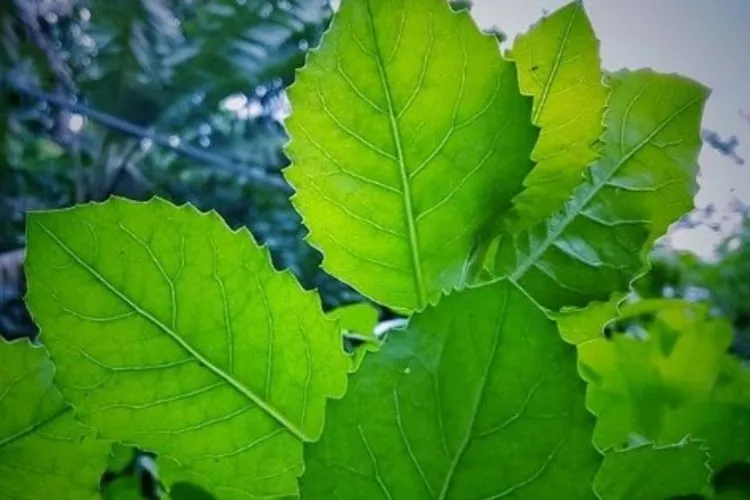
#> input picture LKP-1/daun.jpg, 750 x 500 px, given in place of melon.jpg, which was not available
$ python main.py
#> lines starting #> are read from the running program, lines starting #| are printed output that depends on the picture; pictures that were not available may be replaced by others from this repository, and a replacement may not be noted
# =========================
# Praktikum 3 - Histogram
# =========================

import os
import cv2
import numpy as np
import matplotlib.pyplot as plt

# =========================
# Output folder
# =========================
OUTDIR = "output"
os.makedirs(OUTDIR, exist_ok=True)

# =========================
# 1) Baca citra grayscale
# =========================
img = cv2.imread("melon.jpg", 0)
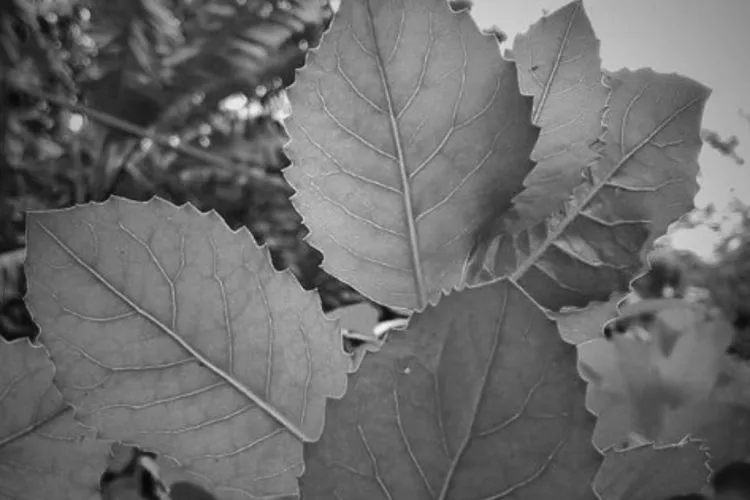
#> img: shape (500, 750); min 7, max 246, mean 107.8
if img is None:
    raise FileNotFoundError("File 'melon.jpg' tidak ditemukan.")

# ============================================
# 2) Contrast Stretching (sesuai modul)
# g(x,y) = (f(x,y)-fmin)/(fmax-fmin) * 255
# ============================================
def contrastStretching(image: np.ndarray) -> np.ndarray:
    fmin = int(np.min(image))
#> fmin = 7
    fmax = int(np.max(image))
#> fmax = 246
    if fmax == fmin:
        return image.copy()

    stretched = (image.astype(np.float32) - fmin) / (fmax - fmin) * 255.0
    stretched = np.clip(stretched, 0, 255).astype(np.uint8)
    return stretched

# ===============================================
# 3) Histogram Equalization Manual (Sesuai modul)
# - hist
# - normalized hist
# - CDF
# - mapping: s_k = CDF(r_k) * 255
# ===============================================
def histogramEqualization(image: np.ndarray):
    # Histogram kemunculan
    hist = np.zeros(256, dtype=np.int64)
    for p in image.ravel():
        hist[int(p)] += 1
#> this loop made 375000 passes
#> p on passes 1 to 3: 27, 27, 27
#> after the loop, hist = 256 values, max 4922 at index 99, min 0 at index 0, mean 1464.8

    # Normalized histogram
    total = image.size
#> total = 375000
    hist_norm = hist / total
#> hist_norm = 256 values, max 0.0131 at index 99, min 0 at index 0, mean 0.00391

    # CDF
    cdf = np.cumsum(hist_norm)
#> cdf = 256 values from 0 to 1

    # Mapping sesuai modul (tanpa cdf_min)
    mapping = np.round(cdf * 255.0)
#> mapping = 256 values from 0 to 255
    mapping = np.clip(mapping, 0, 255).astype(np.uint8)

    # Apply mapping
    equalized = mapping[image]
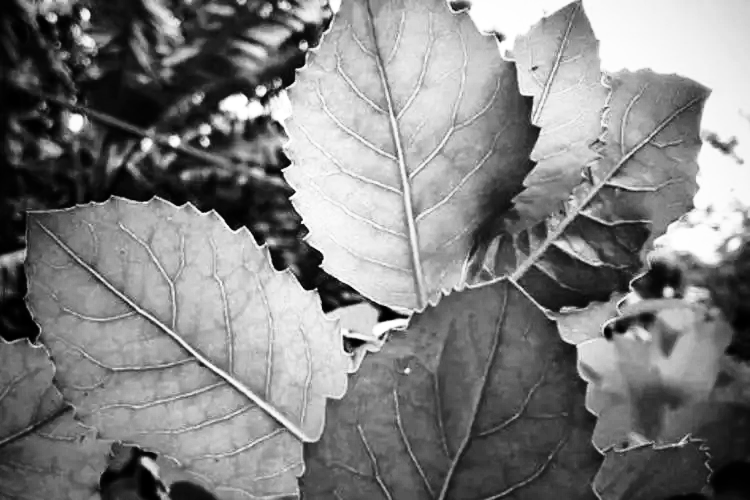
#> equalized: shape (500, 750); min 0, max 255, mean 128.5
    return hist, hist_norm, cdf, mapping, equalized

# =========================
# Proses
# =========================
stretched = contrastStretching(img)
hist, hist_norm, cdf, mapping, equalized = histogramEqualization(img)
#> cdf = 256 values from 0 to 1; mapping = 256 values from 0 to 255

# Histogram citra equalized (normalized)
hist_eq = np.zeros(256, dtype=np.int64)
for p in equalized.ravel():
    hist_eq[int(p)] += 1
#> this loop made 375000 passes
#> p on passes 1, 2, 5: 3, 3, 3
#> after the loop, hist_eq = 256 values, max 4922 at index 110, min 0 at index 23, mean 1464.8
hist_eq_norm = hist_eq / equalized.size
#> hist_eq_norm = 256 values, max 0.0131 at index 110, min 0 at index 23, mean 0.00391

# =========================
# Simpan citra output
# =========================
plt.imsave(os.path.join(OUTDIR, "01_original.png"), img, cmap="gray")
plt.imsave(os.path.join(OUTDIR, "02_contrast_stretching.png"), stretched, cmap="gray")
plt.imsave(os.path.join(OUTDIR, "03_histogram_equalization.png"), equalized, cmap="gray")

# =========================
# Helper simpan figure
# =========================
def save_fig(filename):
#> called with filename = '04_hist_original.png'
    plt.tight_layout()
    plt.savefig(os.path.join(OUTDIR, filename), dpi=200)
#> figure, not shown here; tallest bar 4922 high, from x = 99 to 100
    plt.close()

# ================================
# Simpan histogram satu-satu (PNG)
# ================================

# Histogram original (count)
plt.figure(figsize=(6,4))
plt.hist(img.ravel(), bins=256, range=(0,256))
plt.title("Histogram Original")
save_fig("04_hist_original.png")

# Histogram contrast stretching (count)
plt.figure(figsize=(6,4))
plt.hist(stretched.ravel(), bins=256, range=(0,256))
plt.title("Histogram Contrast Stretching")
save_fig("05_hist_contrast_stretching.png")
#> call 2 of save_fig, with filename = '05_hist_contrast_stretching.png'
#> in save_fig (call 2), `plt.savefig(os.path.join(OUTDIR, filename), dpi=200)`:
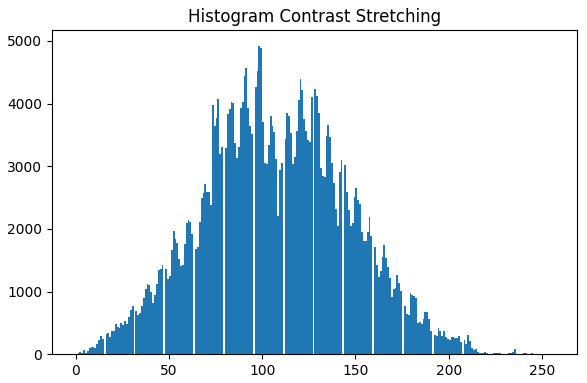
#> figure drawn by matplotlib, 1 panel; tallest bar 4922 high, from x = 98 to 99

# Normalized histogram (bar)
plt.figure(figsize=(6,4))
plt.bar(np.arange(256), hist_norm, width=0.9, align="edge", edgecolor="white", linewidth=0.2)
plt.title("Normalized Histogram")
plt.xlim(0,255)
save_fig("06_normalized_hist.png")
#> call 3 of save_fig, with filename = '06_normalized_hist.png'
#> in save_fig (call 3), `plt.savefig(os.path.join(OUTDIR, filename), dpi=200)`:
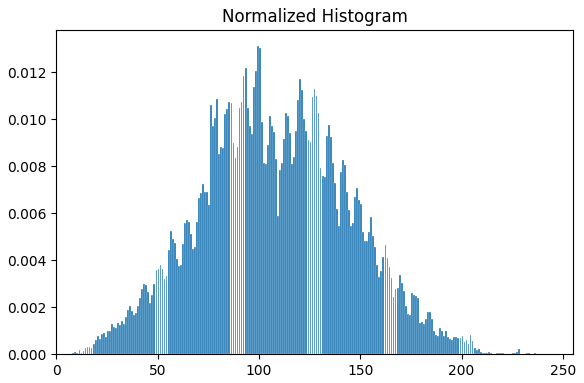
#> figure drawn by matplotlib, 1 panel; tallest bar 0.0131 high, from x = 99 to 99.9

# CDF (bar)
plt.figure(figsize=(6,4))
plt.bar(np.arange(256), cdf, width=0.9, align="edge", edgecolor="white", linewidth=0.2)
plt.title("Cumulative Histogram (CDF)")
plt.xlim(0,255)
plt.ylim(0,1.0)
save_fig("07_cumulative_hist.png")
#> call 4 of save_fig, with filename = '07_cumulative_hist.png'
#> in save_fig (call 4), `plt.savefig(os.path.join(OUTDIR, filename), dpi=200)`:
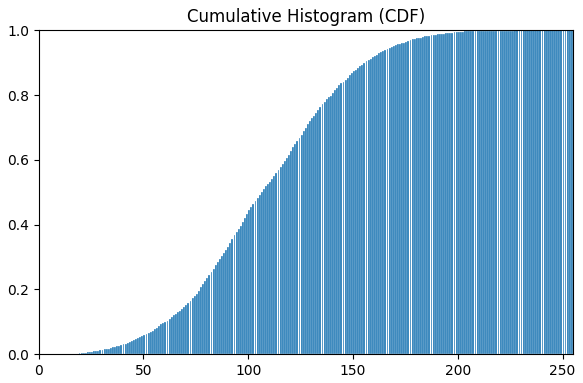
#> figure drawn by matplotlib, 1 panel

# Equalized histogram (normalized, bar)
plt.figure(figsize=(6,4))
plt.bar(np.arange(256), hist_eq_norm, width=0.9, align="edge", edgecolor="white", linewidth=0.2)
plt.title("Equalized Histogram (Normalized)")
plt.xlim(0,255)
save_fig("08_equalized_hist.png")
#> in save_fig (call 5), `plt.savefig(os.path.join(OUTDIR, filename), dpi=200)`:
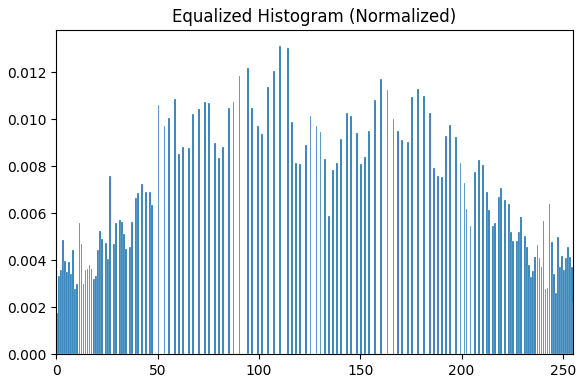
#> figure drawn by matplotlib, 1 panel; tallest bar 0.0131 high, from x = 110 to 110.9

# =========================
# Panel 2x2
# =========================
plt.figure(figsize=(10,8))

plt.subplot(2,2,1)
plt.hist(img.ravel(), bins=256, range=(0,256))
plt.title("Histogram")

plt.subplot(2,2,2)
plt.bar(np.arange(256), hist_norm, width=0.9, align="edge", edgecolor="white", linewidth=0.2)
plt.title("Normalized Histogram")
plt.xlim(0,255)

plt.subplot(2,2,3)
plt.bar(np.arange(256), cdf, width=0.9, align="edge", edgecolor="white", linewidth=0.2)
plt.title("Cumulative Histogram")
plt.xlim(0,255)
plt.ylim(0,1.0)

plt.subplot(2,2,4)
plt.bar(np.arange(256), hist_eq_norm, width=0.9, align="edge", edgecolor="white", linewidth=0.2)
plt.title("Equalized Histogram")
plt.xlim(0,255)

plt.tight_layout()
plt.savefig(os.path.join(OUTDIR, "09_panel_histograms_2x2.png"), dpi=200)
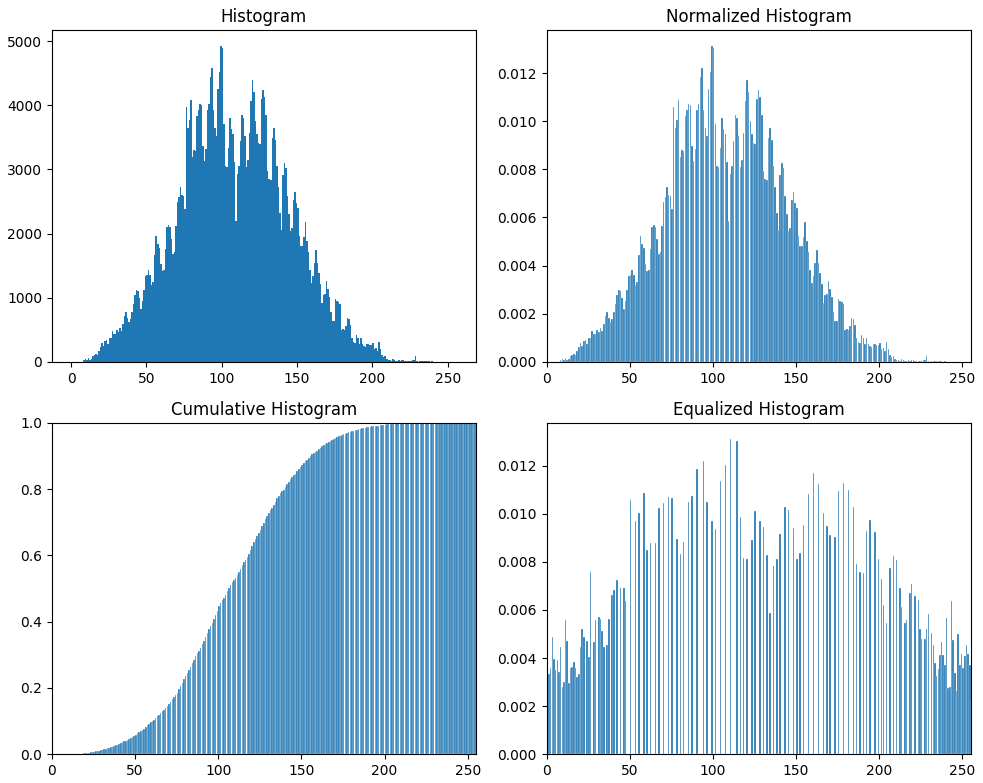
#> figure drawn by matplotlib, 4 panels; panel 1: tallest bar 4922 high, from x = 99 to 100; panel 2: tallest bar 0.0131 high, from x = 99 to 99.9; panel 4: tallest bar 0.0131 high, from x = 110 to 110.9
plt.show()

# =========================
# Tampilkan hasil citra
# =========================
cv2.imshow("Original", img)
cv2.imshow("Contrast Stretching", stretched)
cv2.imshow("Histogram Equalization", equalized)
cv2.waitKey(0)
cv2.destroyAllWindows()

print(f"Selesai. Semua output tersimpan di: {OUTDIR}")
